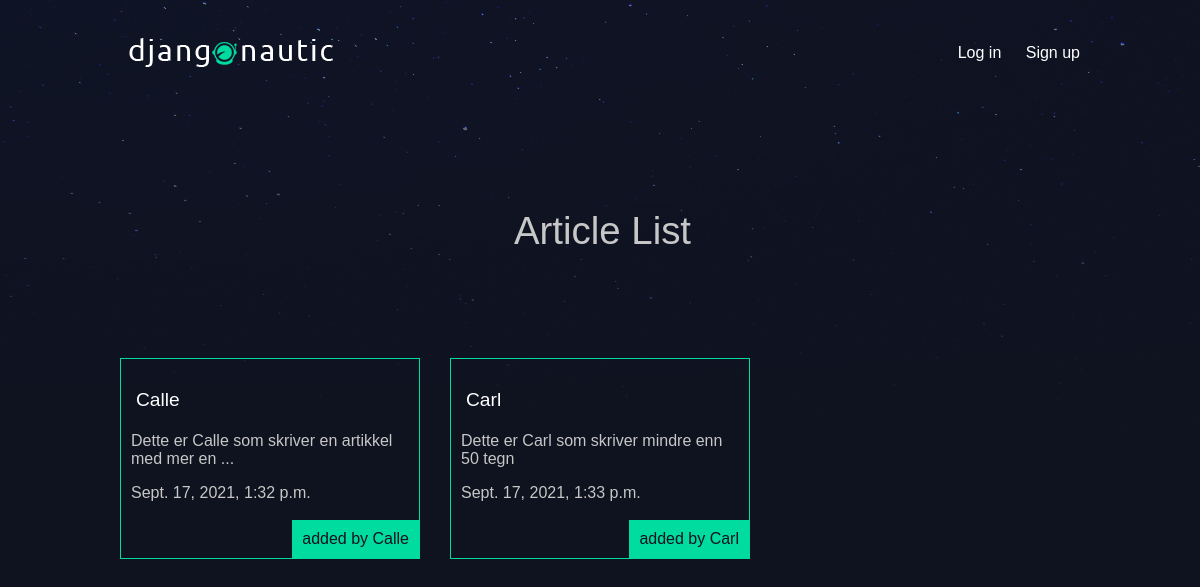
Before: / with the older database file.
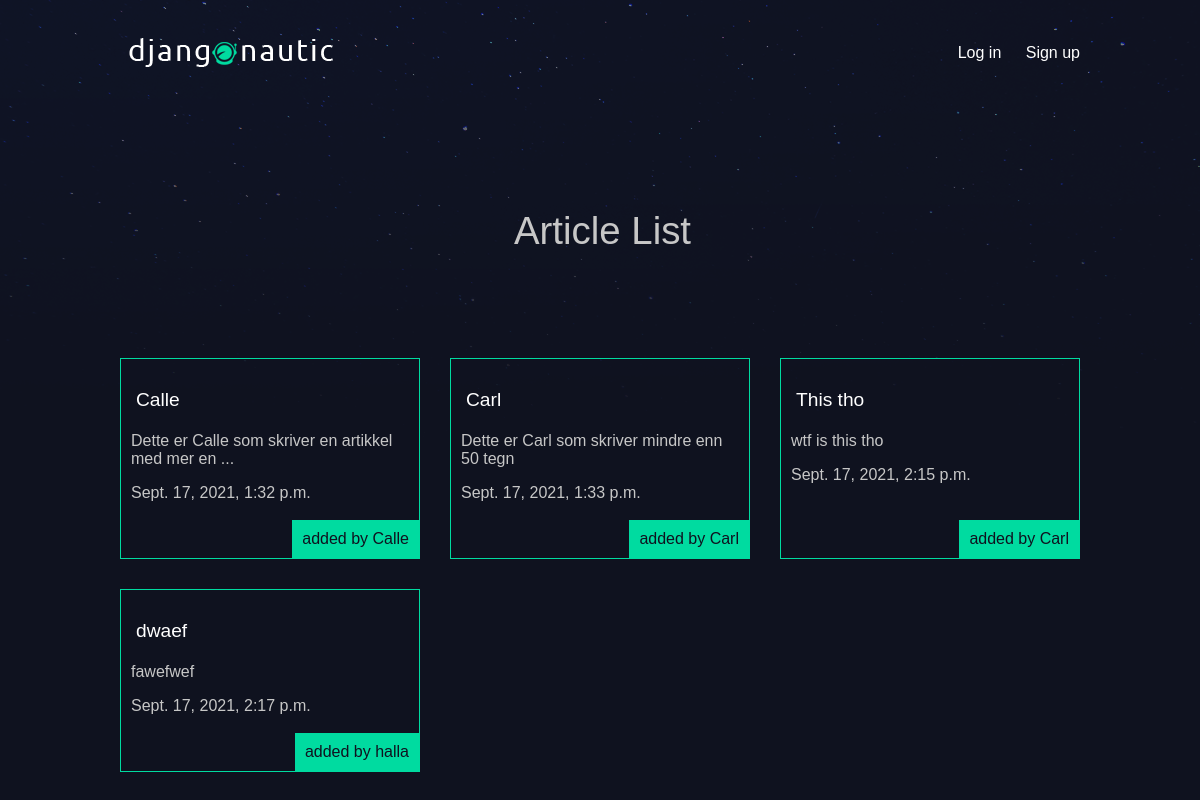
After: the same page with the newer database file.
### articles/models.py (models this page shows, shortened)
class Article(models.Model): # inherits from models
    title = models.CharField(max_length = 100)
    slug = models.SlugField()
    body = models.TextField()
    date = models.DateTimeField(auto_now_add=True)
    thumbnail = models.ImageField(default='default.png', blank = True)
    author = models.ForeignKey(User, on_delete=models.CASCADE, default=None)
    def snippet(self):
        continueingString = '...' if len(self.body) > 50 else ''
        return self.body[:50] + continueingString

### articles/views.py (the view)
# urls.py: path('', views.article_list, name = 'list'),
def article_list(request):
    articles = Article.objects.all().order_by('date')
    return render(request, 'articles/article_list.html', {'articles': articles})

### articles/templates/articles/article_list.html
{% extends 'base_layout.html' %}
{% block content %}
    <h1>Article List</h1>
    <div class="articles">
        {% for article in articles %}
        <div class="article">
            <h2><a href="{% url 'articles:detail' slug=article.slug %}">{{ article.title }}</a></h2>
            <p> {{ article.snippet }} </p>
            <p> {{ article.date }} </p>
            <p class="author">added by {{ article.author }}</p>
        </div>
        {% endfor %}
    </div>
{% endblock %}

### templates/base_layout.html (shortened to what this page needs)
{% load static %}
<!DOCTYPE html>
<html lang="en">
<head>
    <link rel="stylesheet" href="{%  static 'styles.css' %}">
</head>
<body>
   <header class="wrapper">
       <h1><a href="{% url 'homepage' %}"><img src="{% static 'logo.png' %}"></a></h1>
       <nav>
           <ul>
               {% if user.is_authenticated %}
               <li>
                   <form class="logout-link" action="{% url 'accounts:logout' %}" method="post">
                       {% csrf_token %}
                       <button type="submit">Log out</button>
                   </form>
               </li>
               <li><a href="{% url 'articles:create' %}" class="highlight">Create</a></li>
               {% else %}
               <li><a href="{% url 'accounts:login' %}">Log in</a></li>
               <li><a href="{% url 'accounts:signup' %}">Sign up</a></li>
               {% endif %}
           </ul>
       </nav>
   </header>
    <div class="wrapper">
       {% block content %}
       {% endblock %}
   </div>
</body>
</html>

### assets/styles.css (style rules this page uses)
body { background-color: #0f121f; background-image: url('stars.png'); background-repeat: no-repeat; color: rgb(199, 199, 199); }
body * { font-family: 'Franklin Gothic Medium', 'Arial Narrow', Arial, sans-serif; }
h1, h2, h3, h4 { font-weight: 100; margin: 0; padding-bottom: 5px; padding-top: 20px; padding-left: 5px; }
h1 { padding-top: 5px; }
a, a:hover, a:visited { color: #fff; text-decoration: none; }
.wrapper { max-width: 960px; margin: 0 auto; }
div.wrapper > h1 { text-align: center; margin: 100px auto; font-size: 2.4em }
header { display: grid; grid-template-columns: 1fr 1fr; padding: 20px 0; }
nav { justify-self: end; }
nav li { display: inline-block; list-style-type: none; margin-left: 20px; }
.articles { display: grid; grid-template-columns: 1fr 1fr 1fr; grid-gap: 30px; }
.article { padding: 10px; border: 1px solid #00dba0; position: relative; padding-bottom: 40px; }
.article h2 { font-size: 1.2em; }
.article .author { padding: 10px; background: #00dba0; position: absolute; right: 0; bottom: 0; margin: 0; color: #0f121f; }

Changed rows visible on the page:
added Article: title "This tho", snippet "wtf is this tho", date "Sept. 17, 2021, 2:15 p.m.", author "Carl"
added Article: title "dwaef", snippet "fawefwef", date "Sept. 17, 2021, 2:17 p.m.", author "halla"
